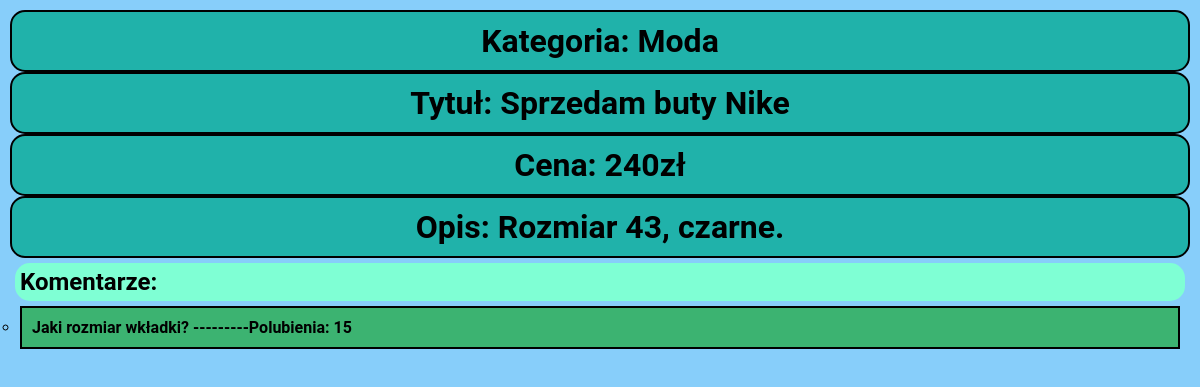
/tablica_ogloszen/3/, run on the app's committed database.
### tablica_ogloszen/models.py (models this page shows, shortened)
class Announcement(models.Model):
    name = models.CharField(max_length=200)
    price = models.IntegerField(default=0)
    description = models.CharField(max_length=200)
    categories = models.ForeignKey(Categories, on_delete=models.CASCADE, null=True)

class Categories(models.Model):
    class Meta:
       verbose_name = 'Categories'
       verbose_name_plural = 'Categories'
    name = models.CharField(max_length=200)
    def __str__(self):
        return self.name

class Comments(models.Model):
    class Meta:
       verbose_name = 'Comment'
       verbose_name_plural = 'Comments'
    name = models.CharField(max_length=200)
    likes = models.IntegerField(default=0)
    announcement = models.ForeignKey(Announcement, on_delete=models.CASCADE, null=True)

### tablica_ogloszen/views.py (the view)
# urls.py: path('<int:question_id>/', views.question_detail, name='question_detail'),
def question_detail(request, question_id):
   question = get_object_or_404(Announcement, pk=question_id)
   return render(request, 'tablica_ogloszen/question_detail.html', {'announcement': question})

### tablica_ogloszen/templates/tablica_ogloszen/question_detail.html
{% load static %}
<link rel="stylesheet" href="{% static 'tablica_ogloszen/lol.css' %}">
<h1>Kategoria: {{ announcement.categories }}</h1>
<h1>Tytuł: {{ announcement.name }}</h1>
<h1>Cena: {{ announcement.price }}zł</h1>
<h1>Opis: {{ announcement.description }}</h1>
<ul>
    <h2>Komentarze: </h2>
{% for comments in announcement.comments_set.all %}
    <ul>
       <li>{{ comments.name    }} ---------Polubienia:   {{ comments.likes }}</li>
    </ul>
{% endfor %}
</ul>

### tablica_ogloszen/static/tablica_ogloszen/lol.css (style rules this page uses)
* { margin: 0; padding: 5px; box-sizing: border-box; background-color: lightskyblue; font-family: "Roboto", "Lucida Grande", "DejaVu Sans", "Bitstream Vera Sans", Verdana, Arial, sans-serif; font-weight: bold; }
table, h1,h2,h3 { border-radius: 15px; width: 100%; background-color: aquamarine; }
td, th, h1,h3 { border: 2px solid black; text-align: center; padding: 10px; }
.cat, .name, .price, .description, h1 { background-color: lightseagreen; }
th, li, h3 { background-color: mediumseagreen; }
li { border: 2px solid black; text-align: left; padding: 10px; }

### data on the page
Announcement: categories "Moda", name "Sprzedam buty Nike", price "240", description "Rozmiar 43, czarne."
Comments: name "Jaki rozmiar wkładki?", likes "15"
